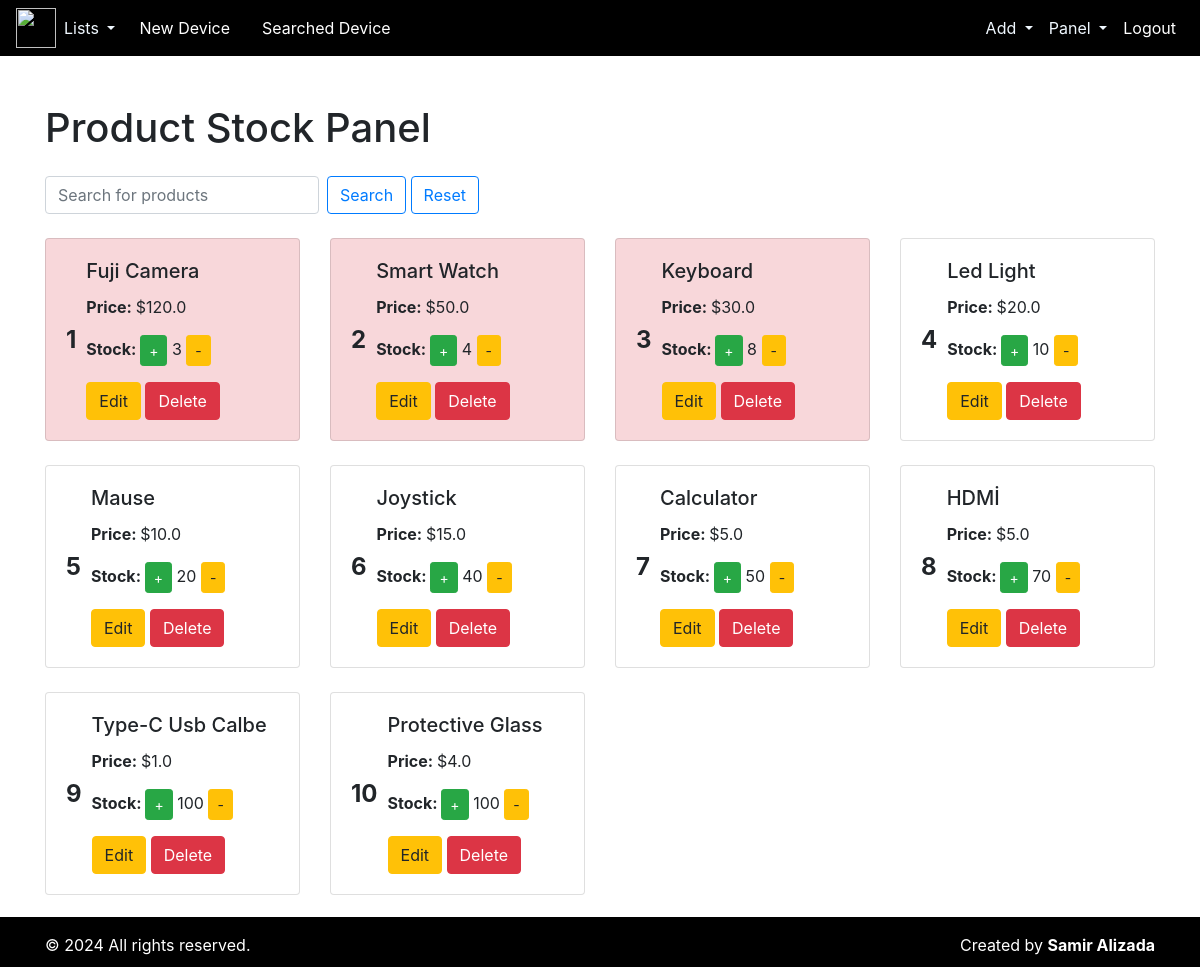
The app's page /product-panel/ (signed in), older data.
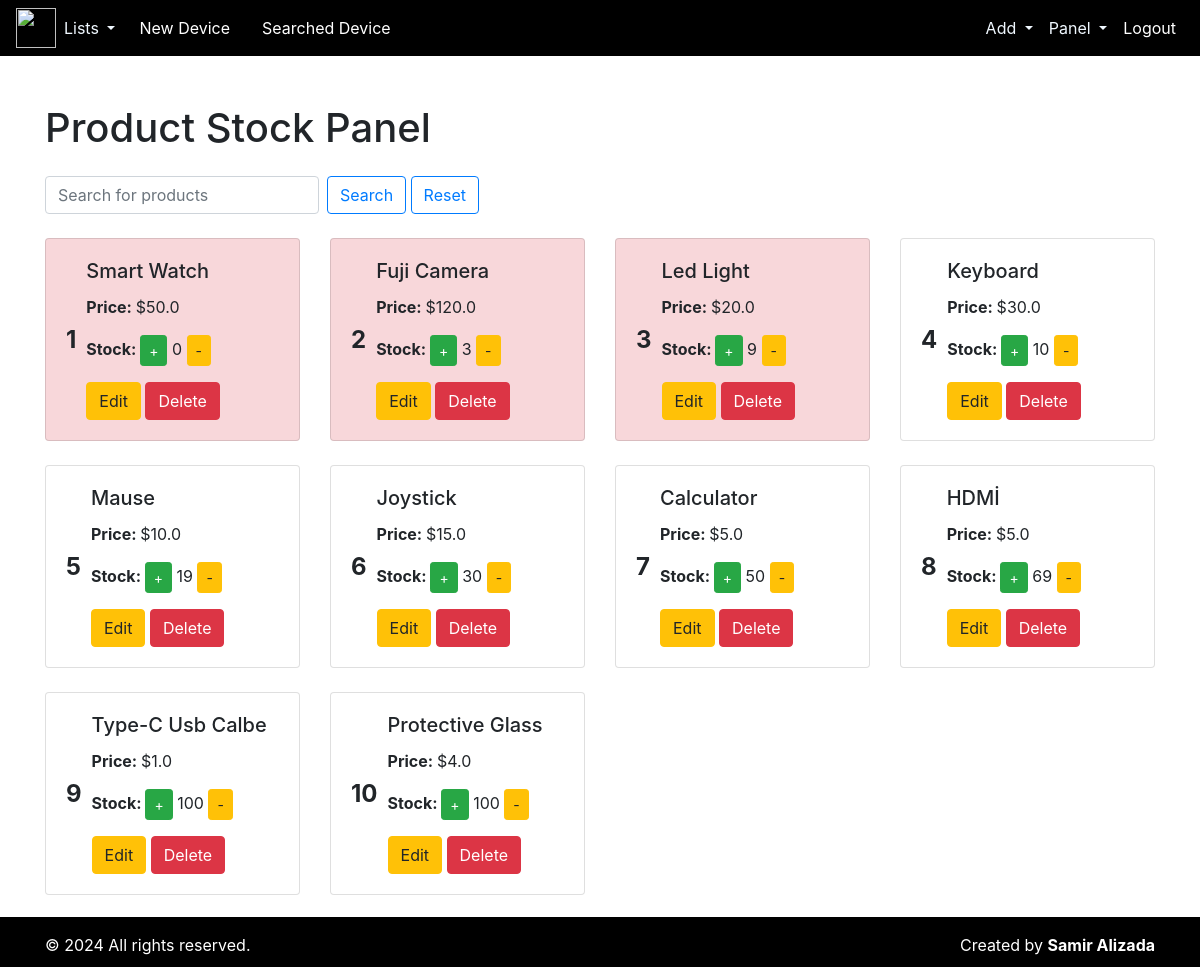
The same page, newer data.
### repair/models.py (models this page shows, shortened)
class Product(models.Model):
    product_name = models.CharField(max_length=100)
    price = models.FloatField()
    stock_number = models.IntegerField()

### repair/views.py (the view)
# urls.py: path('product-panel/', product_panel, name='product_panel'),
def product_panel(request):
    products = Product.objects.all()
    query = request.GET.get('q')
    if query:
        products = products.filter(product_name__icontains=query)
    products = products.order_by("stock_number")
    return render(request, 'product/product_panel.html', {'products': products})

### templates/product/product_panel.html (shortened to what this page needs)
{% extends "index.html" %}
{% block content %}
<div class="container mt-5">
    <h1 class="mb-4">Product Stock Panel</h1>
    <form method="GET" class="mb-3">
        <div class="form-inline mb-4">
            <input type="text" name="q" class="form-control mr-sm-2" placeholder="Search for products">
            <button class="btn btn-outline-primary my-2 my-sm-0" type="submit">Search</button>
            <a href="{% url 'product_panel' %}"><button class="btn btn-outline-primary my-2 my-sm-0" type="submit">Reset</button>
            </a>
        </div>
    </form>
    <div class="row">
        {% for product in products %}
        <div class="col-md-3 mb-4">
            <div class="card {% if product.stock_number < 10 %}low-stock{% endif %}">
                <div class="card-body d-flex align-items-center">
                    <div class="product-number">
                        {{ forloop.counter }}
                    </div>
                    <div>
                        <h5 class="card-title">{{ product.product_name }}</h5>
                        <p class="card-text"><strong>Price: </strong>${{ product.price }}</p>
                        <p class="card-text"><strong>Stock: </strong>
                            <a href="{% url 'increase_stock' product.pk %}" class="btn btn-sm btn-success">+</a>
                            {{ product.stock_number }}
                            <a href="{% url 'decrease_stock' product.pk %}" class="btn btn-sm btn-warning">-</a>
                        </p>
                        <a href="{% url 'update_product' product.id %}" class="btn btn-warning">Edit</a>
                        <a href="{% url 'delete_product' product.id %}" class="btn btn-danger"
                            onclick="return confirm('Are you sure delete this product?')">Delete</a>
                    </div>
                </div>
            </div>
        </div>
        {% endfor %}
    </div>
</div>
<br><br>
{% endblock content %}

Row changes from the older to the newer data that the page shows:
changed Product "Smart Watch": stock_number "4" → "0"; moves up the list
changed Product "Led Light": stock_number "10" → "9"; moves up the list
changed Product "Keyboard": stock_number "8" → "10"
changed Product "Mause": stock_number "20" → "19"
changed Product "Joystick": stock_number "40" → "30"
changed Product "HDMİ": stock_number "70" → "69"
